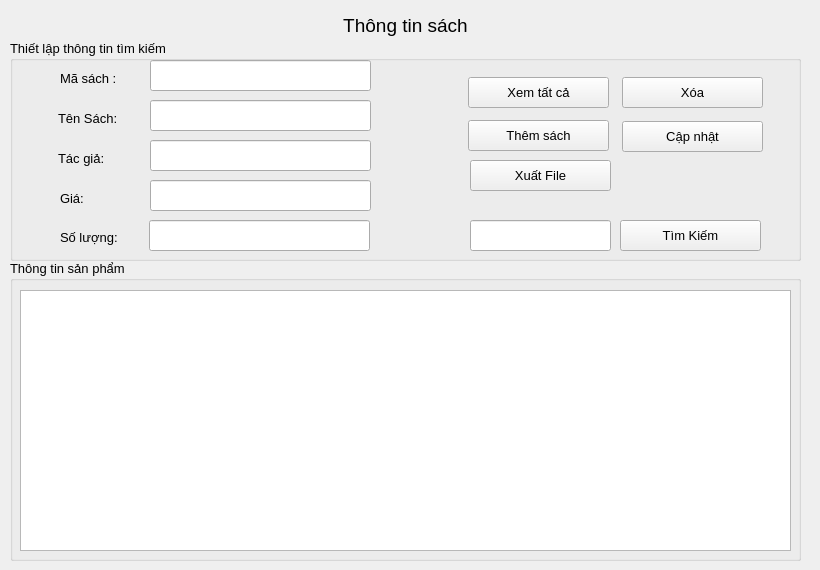
     <widget class="QWidget" name="tw2">
      <attribute name="title">
       <string>sach</string>
      </attribute>
      <widget class="QGroupBox" name="groupBox">
       <property name="geometry">
        <rect>
         <x>10</x>
         <y>40</y>
         <width>791</width>
         <height>221</height>
        </rect>
       </property>
       <property name="font">
        <font>
         <pointsize>10</pointsize>
        </font>
       </property>
       <property name="title">
        <string>Thiết lập thông tin tìm kiếm</string>
       </property>
       <widget class="QLabel" name="label_4">
        <property name="geometry">
         <rect>
          <x>50</x>
          <y>30</y>
          <width>81</width>
          <height>16</height>
         </rect>
        </property>
        <property name="text">
         <string>Mã sách :</string>
        </property>
       </widget>
       <widget class="QLabel" name="label_5">
        <property name="geometry">
         <rect>
          <x>48</x>
          <y>70</y>
          <width>81</width>
          <height>16</height>
         </rect>
        </property>
        <property name="text">
         <string>Tên Sách:</string>
        </property>
       </widget>
       <widget class="QLabel" name="label_6">
        <property name="geometry">
         <rect>
          <x>48</x>
          <y>110</y>
          <width>81</width>
          <height>16</height>
         </rect>
        </property>
        <property name="text">
         <string>Tác giả:</string>
        </property>
       </widget>
       <widget class="QLineEdit" name="txtMaSach">
        <property name="geometry">
         <rect>
          <x>140</x>
          <y>20</y>
          <width>221</width>
          <height>31</height>
         </rect>
        </property>
        <property name="font">
         <font>
          <pointsize>12</pointsize>
         </font>
        </property>
       </widget>
       <widget class="QLineEdit" name="txtTensach">
        <property name="geometry">
         <rect>
          <x>140</x>
          <y>60</y>
          <width>221</width>
          <height>31</height>
         </rect>
        </property>
        <property name="font">
         <font>
          <pointsize>12</pointsize>
         </font>
        </property>
       </widget>
       <widget class="QLineEdit" name="txtTacGia">
        <property name="geometry">
         <rect>
          <x>140</x>
          <y>100</y>
          <width>221</width>
          <height>31</height>
         </rect>
        </property>
        <property name="font">
         <font>
          <pointsize>12</pointsize>
         </font>
        </property>
       </widget>
       <widget class="QPushButton" name="btnShowAllBook">
        <property name="geometry">
         <rect>
          <x>458</x>
          <y>37</y>
          <width>141</width>
          <height>31</height>
         </rect>
        </property>
        <property name="text">
         <string>Xem tất cả</string>
        </property>
       </widget>
       <widget class="QPushButton" name="btnAddBook">
        <property name="geometry">
         <rect>
          <x>458</x>
          <y>80</y>
          <width>141</width>
          <height>31</height>
         </rect>
        </property>
        <property name="text">
         <string>Thêm sách</string>
        </property>
       </widget>
       <widget class="QPushButton" name="btnDeleteBook">
        <property name="geometry">
         <rect>
          <x>612</x>
          <y>37</y>
          <width>141</width>
          <height>31</height>
         </rect>
        </property>
        <property name="text">
         <string>Xóa</string>
        </property>
       </widget>
       <widget class="QPushButton" name="btnUpdateBook">
        <property name="geometry">
         <rect>
          <x>612</x>
          <y>81</y>
          <width>141</width>
          <height>31</height>
         </rect>
        </property>
        <property name="text">
         <string>Cập nhật</string>
        </property>
       </widget>
       <widget class="QLineEdit" name="txtGiaTien">
        <property name="geometry">
         <rect>
          <x>140</x>
          <y>140</y>
          <width>221</width>
          <height>31</height>
         </rect>
        </property>
        <property name="font">
         <font>
          <pointsize>12</pointsize>
         </font>
        </property>
       </widget>
       <widget class="QLabel" name="label_10">
        <property name="geometry">
         <rect>
          <x>50</x>
          <y>150</y>
          <width>81</width>
          <height>16</height>
         </rect>
        </property>
        <property name="text">
         <string>Giá:</string>
        </property>
       </widget>
       <widget class="QLineEdit" name="txtSoLuong">
        <property name="geometry">
         <rect>
          <x>139</x>
          <y>180</y>
          <width>221</width>
          <height>31</height>
         </rect>
        </property>
        <property name="font">
         <font>
          <pointsize>12</pointsize>
         </font>
        </property>
       </widget>
       <widget class="QLabel" name="label_11">
        <property name="geometry">
         <rect>
          <x>50</x>
          <y>187</y>
          <width>81</width>
          <height>21</height>
         </rect>
        </property>
        <property name="text">
         <string>Số lượng:</string>
        </property>
       </widget>
       <widget class="QPushButton" name="btnSearchBook">
        <property name="geometry">
         <rect>
          <x>610</x>
          <y>180</y>
          <width>141</width>
          <height>31</height>
         </rect>
        </property>
        <property name="text">
         <string>Tìm Kiếm</string>
        </property>
       </widget>
       <widget class="QLineEdit" name="txtSearchBook">
        <property name="geometry">
         <rect>
          <x>460</x>
          <y>180</y>
          <width>141</width>
          <height>31</height>
         </rect>
        </property>
        <property name="font">
         <font>
          <pointsize>12</pointsize>
         </font>
        </property>
       </widget>
       <widget class="QPushButton" name="btnXuatFile">
        <property name="geometry">
         <rect>
          <x>460</x>
          <y>120</y>
          <width>141</width>
          <height>31</height>
         </rect>
        </property>
        <property name="text">
         <string>Xuất File</string>
        </property>
       </widget>
      </widget>
      <widget class="QLabel" name="label_3">
       <property name="geometry">
        <rect>
         <x>0</x>
         <y>10</y>
         <width>811</width>
         <height>31</height>
        </rect>
       </property>
       <property name="font">
        <font>
         <pointsize>14</pointsize>
        </font>
       </property>
       <property name="text">
        <string>&lt;html&gt;&lt;head/&gt;&lt;body&gt;&lt;p align=&quot;center&quot;&gt;Thông tin sách&lt;/p&gt;&lt;/body&gt;&lt;/html&gt;</string>
       </property>
      </widget>
      <widget class="QGroupBox" name="groupBox_2">
       <property name="geometry">
        <rect>
         <x>10</x>
         <y>260</y>
         <width>791</width>
         <height>301</height>
        </rect>
       </property>
       <property name="font">
        <font>
         <pointsize>10</pointsize>
        </font>
       </property>
       <property name="title">
        <string>Thông tin sản phẩm</string>
       </property>
       <widget class="QTableWidget" name="tableBook">
        <property name="geometry">
         <rect>
          <x>10</x>
          <y>30</y>
          <width>771</width>
          <height>261</height>
         </rect>
        </property>
       </widget>
      </widget>
     </widget>
